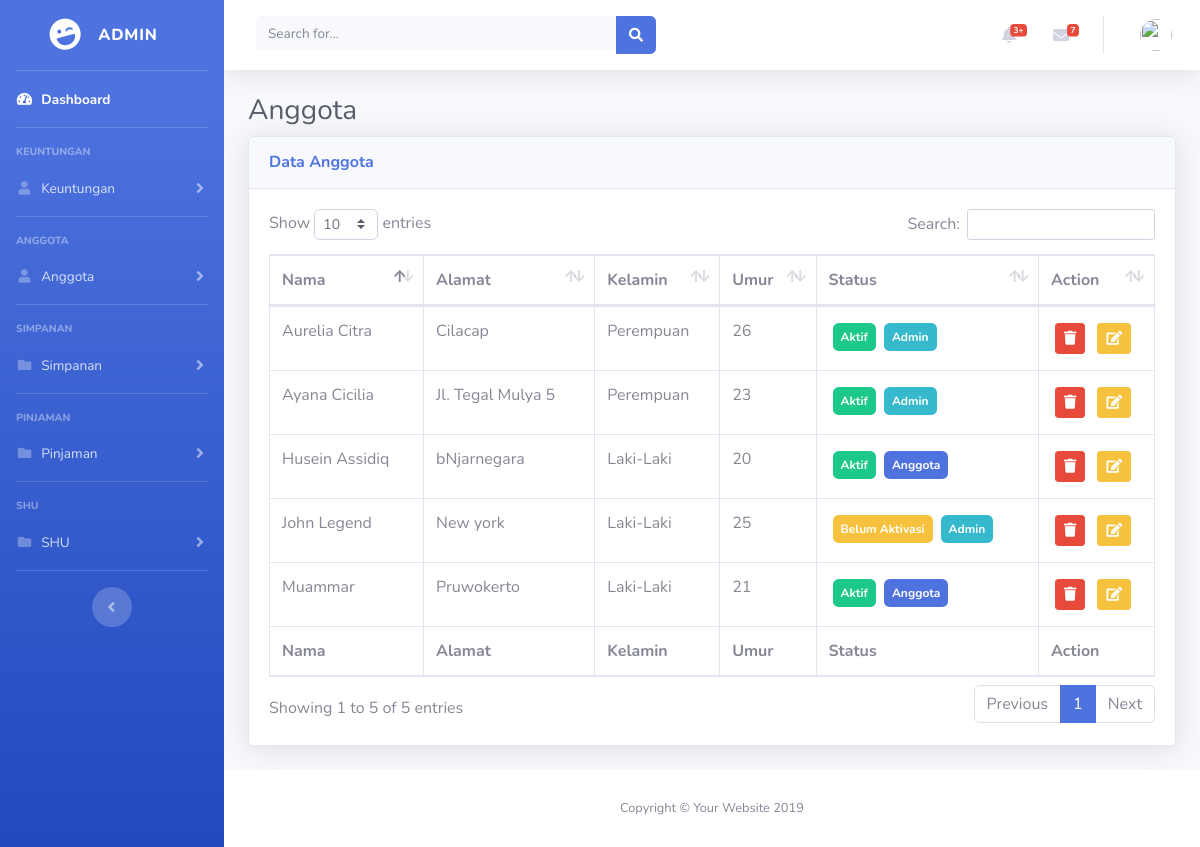
Page /index.php/dashboard/data_anggota on the committed database.
### tables this page shows
CREATE TABLE IF NOT EXISTS `anggota` (
  `id` int(11) NOT NULL AUTO_INCREMENT,
  `id_anggota` char(10) DEFAULT NULL,
  `username` char(50) DEFAULT NULL,
  `nama` varchar(225) NOT NULL,
  `password` char(50) DEFAULT NULL,
  `jenis_kelamin` char(1) DEFAULT NULL,
  `no_telpon` char(13) DEFAULT NULL,
  `alamat` text,
  `tanggal_gabung` timestamp NULL DEFAULT CURRENT_TIMESTAMP,
  `level` tinyint(1) DEFAULT NULL,
  `status` tinyint(1) DEFAULT NULL,
  `tanggal_lahir` date DEFAULT NULL,
  KEY `Index 1` (`id`,`username`)
);

### application/controllers/Dashboard.php (called while the page is built, shortened)
<?php
class Dashboard extends CI_Controller {
	public function __construct() {
		$this->load->library('session');
		$this->load->model('m_login','mdata');
	}
	public function data_anggota() {
		$data['anggota'] = $this->mdata->tampil_data_anggota();
		$this->load->view('admin/anggota/data',$data);
	}
}

### index.php (called while the page is built, shortened)
<?php
require_once BASEPATH.'core/CodeIgniter.php';

### application/models/m_login.php (called while the page is built, shortened)
<?php
class m_login extends CI_Model {
	public function tampil_data_anggota() {
		$this->db->order_by('LOWER(level)','desc');
		$sql = $this->db->get('anggota');
		if ($this->db->affected_rows() > 0) {
			return $sql->result();
		} else {
			return false;
		}
	}
}

### application/views/admin/anggota/data.php (the view, shortened to what this page needs)
<!DOCTYPE html>
<html lang="en">
<head>
    <link href="<?=base_url()?>/admin/assets/vendor/fontawesome-free/css/all.min.css" rel="stylesheet" type="text/css">
    <link href="<?=base_url()?>/admin/assets/css/sb-admin-2.min.css" rel="stylesheet">
    <link href="<?=base_url()?>/admin/assets/vendor/datatables/dataTables.bootstrap4.min.css" rel="stylesheet">
</head>
<body id="page-top">
    <div id="wrapper">
        <ul class="navbar-nav bg-gradient-primary sidebar sidebar-dark accordion" id="accordionSidebar">
            <a class="sidebar-brand d-flex align-items-center justify-content-center" href="./">
                <div class="sidebar-brand-icon rotate-n-15">
                    <i class="fas fa-laugh-wink"></i>
                </div>
                <div class="sidebar-brand-text mx-3">Admin</div>
            </a>
            <hr class="sidebar-divider my-0">
            <li class="nav-item active">
                <a class="nav-link" href="./">
                    <i class="fas fa-fw fa-tachometer-alt"></i>
                    <span>Dashboard</span></a>
            </li>
            <hr class="sidebar-divider">
            <div class="sidebar-heading">
                Keuntungan
            </div>
            <li class="nav-item">
                <a class="nav-link collapsed" href="#" data-toggle="collapse" data-target="#collapsekeuntungan"
                    aria-expanded="true" aria-controls="collapsekeuntungan">
                    <i class="fas fa-fw fa-user"></i>
                    <span>Keuntungan</span>
                </a>
            </li>
            <hr class="sidebar-divider">
            <div class="sidebar-heading">
                Anggota
            </div>
            <li class="nav-item">
                <a class="nav-link collapsed" href="#" data-toggle="collapse" data-target="#collapseanggota"
                    aria-expanded="true" aria-controls="collapseanggota">
                    <i class="fas fa-fw fa-user"></i>
                    <span>Anggota</span>
                </a>
            </li>
            <hr class="sidebar-divider">
            <div class="sidebar-heading">
                Simpanan
            </div>
            <li class="nav-item">
                <a class="nav-link collapsed" href="#" data-toggle="collapse" data-target="#collpasesimpanan"
                    aria-expanded="true" aria-controls="collpasesimpanan">
                    <i class="fas fa-fw fa-folder"></i>
                    <span>Simpanan</span>
                </a>
            </li>
            <hr class="sidebar-divider">
            <div class="sidebar-heading">
                Pinjaman
            </div>
            <li class="nav-item">
                <a class="nav-link collapsed" href="#" data-toggle="collapse" data-target="#collpasepinjaman"
                    aria-expanded="true" aria-controls="collpasepinjaman">
                    <i class="fas fa-fw fa-folder"></i>
                    <span>Pinjaman</span>
                </a>
            </li>
            <hr class="sidebar-divider">
            <div class="sidebar-heading">
                SHU
            </div>
            <li class="nav-item">
                <a class="nav-link collapsed" href="#" data-toggle="collapse" data-target="#collpaseshu"
                    aria-expanded="true" aria-controls="collpaseshu">
                    <i class="fas fa-fw fa-folder"></i>
                    <span>SHU</span>
                </a>
            </li>
            <hr class="sidebar-divider d-none d-md-block">
            <div class="text-center d-none d-md-inline">
                <button class="rounded-circle border-0" id="sidebarToggle"></button>
            </div>
        </ul>
        <div id="content-wrapper" class="d-flex flex-column">
            <div id="content">
                <nav class="navbar navbar-expand navbar-light bg-white topbar mb-4 static-top shadow">
                    <form
                        class="d-none d-sm-inline-block form-inline mr-auto ml-md-3 my-2 my-md-0 mw-100 navbar-search">
                        <div class="input-group">
                            <input type="text" class="form-control bg-light border-0 small" placeholder="Search for..."
                                aria-label="Search" aria-describedby="basic-addon2">
                            <div class="input-group-append">
                                <button class="btn btn-primary" type="button">
                                    <i class="fas fa-search fa-sm"></i>
                                </button>
                            </div>
                        </div>
                    </form>
                    <ul class="navbar-nav ml-auto">
                        <li class="nav-item dropdown no-arrow mx-1">
                            <a class="nav-link dropdown-toggle" href="#" id="alertsDropdown" role="button"
                                data-toggle="dropdown" aria-haspopup="true" aria-expanded="false">
                                <i class="fas fa-bell fa-fw"></i>
                                <span class="badge badge-danger badge-counter">3+</span>
                            </a>
                        </li>
                        <li class="nav-item dropdown no-arrow mx-1">
                            <a class="nav-link dropdown-toggle" href="#" id="messagesDropdown" role="button"
                                data-toggle="dropdown" aria-haspopup="true" aria-expanded="false">
                                <i class="fas fa-envelope fa-fw"></i>
                                <span class="badge badge-danger badge-counter">7</span>
                            </a>
                        </li>
                        <li class="nav-item dropdown no-arrow">
                            <a class="nav-link dropdown-toggle" href="#" id="userDropdown" role="button"
                                data-toggle="dropdown" aria-haspopup="true" aria-expanded="false">
                                <img class="img-profile rounded-circle"
                                    src="https://source.unsplash.com/QAB-WJcbgJk/60x60">
                            </a>
                        </li>
                    </ul>
                </nav>
                <div class="container-fluid">
                    <h1 class="h3 mb-2 text-gray-800">Anggota</h1>
                    <div class="card shadow mb-4">
                        <div class="card-header py-3">
                            <h6 class="m-0 font-weight-bold text-primary">Data Anggota</h6>
                        </div>
                        <div class="card-body">
                            <div class="table-responsive">
                                <table class="table table-bordered" id="dataTable" width="100%" cellspacing="0">
                                    <thead>
                                        <tr>
                                            <th>Nama</th>
                                            <th>Alamat</th>
                                            <th>Kelamin</th>
                                            <th>Umur</th>
                                            <th>Status</th>
                                            <th>Action</th>
                                        </tr>
                                    </thead>
                                    <tfoot>
                                        <tr>
                                            <th>Nama</th>
                                            <th>Alamat</th>
                                            <th>Kelamin</th>
                                            <th>Umur</th>
                                            <th>Status</th>
                                            <th>Action</th>
                                        </tr>
                                    </tfoot>
                                    <tbody>
                                        <?php foreach($anggota as $row) {
                      ?>
                                        <tr>
                                            <td><?=$row->nama?></td>
                                            <td><?=$row->alamat?></td>
                                            <td>
                                                <?php
                        if ($row->jenis_kelamin == 'L') {
                          echo 'Laki-Laki';
                        } elseif ($row->jenis_kelamin == 'P') {
                          echo 'Perempuan';
                        }
                      ?>
                                            </td>
                                            <td>
                                                <?php
                        $tgl_lhr = new Datetime($row->tanggal_lahir);
                        $today = new DateTime('today');
                        echo $today->diff($tgl_lhr)->y;
                       ?>
                                            </td>
                                            <td>
                                                <?php
                        if ($row->status == 0) {
                            echo '<span class="badge p-2 badge-warning m-1">Belum Aktivasi</span>';
                        } elseif ($row->status == 1) {
                            echo '<span class="badge p-2 badge-success m-1">Aktif</span>';
                        } if ($row->level == 1) {
                            echo '<span class="badge p-2 badge-info m-1">Admin</span>';
                        } elseif ($row->level == 2) {
                            echo '<span class="badge p-2 badge-primary m-1">Anggota</span>';
                        } elseif ($row->level == 0) {
                          echo '<span class="badge p-2 badge-dark m-1">Pengurus</span>';
                      }
                      ?>
                                            </td>
                                            <td class="action">
                                              <a href="<?php echo base_url('dashboard/hapus_anggota/'); echo $row->id;?>"  class="btn btn-sm btn-danger m-1" id="hapus"><i class="fa fa-trash"></i></a>
                                              <button id ="edit" class="btn btn-sm btn-warning m-1" data="<?=$row->id?>" data-toggle="modal" data-target="#modelId"><i class="fa fa-edit"></i></button>
                                            </td>
                                        </tr>
                                        <?php } ?>
                                    </tbody>
                                </table>
                            </div>
                        </div>
                    </div>
                </div>
            </div>
            <footer class="sticky-footer bg-white">
                <div class="container my-auto">
                    <div class="copyright text-center my-auto">
                        <span>Copyright &copy; Your Website 2019</span>
                    </div>
                </div>
            </footer>
        </div>
    </div>
</body>
</html>

### rows in the picture
anggota: nama "Muammar", alamat "Pruwokerto", jenis_kelamin "Laki-Laki", tanggal_lahir "21", status "Aktif", level "Anggota"
anggota: nama "Husein Assidiq", alamat "bNjarnegara", jenis_kelamin "Laki-Laki", tanggal_lahir "20", status "Aktif", level "Anggota"
anggota: nama "Ayana Cicilia", alamat "Jl. Tegal Mulya 5", jenis_kelamin "Perempuan", tanggal_lahir "23", status "Aktif", level "Admin"
anggota: nama "Aurelia Citra", alamat "Cilacap", jenis_kelamin "Perempuan", tanggal_lahir "26", status "Aktif", level "Admin"
anggota: nama "John Legend", alamat "New york", jenis_kelamin "Laki-Laki", tanggal_lahir "25", status "Belum Aktivasi", level "Admin"
